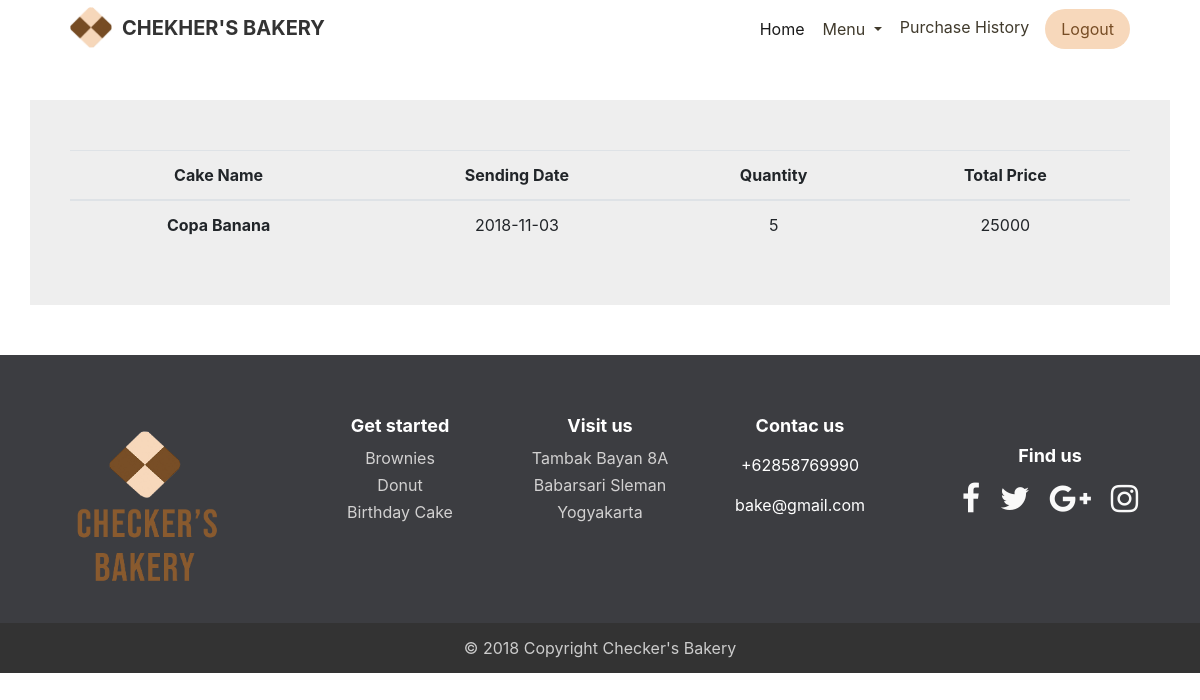
Page /riwayat.php (signed in) on the committed database.
### tables this page shows
CREATE TABLE `penjualan` (
  `tgl_kirim` date NOT NULL,
  `id` varchar(5) NOT NULL,
  `username` varchar(20) NOT NULL,
  `jumlah` int(11) NOT NULL,
  `total` int(11) NOT NULL,
  `bank` varchar(10) NOT NULL,
  `alamat` text NOT NULL,
  `nama` varchar(30) NOT NULL,
  `telpon` varchar(12) NOT NULL
);

CREATE TABLE `Menu` (
  `id` varchar(5) NOT NULL,
  `gambar` varchar(50) NOT NULL,
  `nama` varchar(30) NOT NULL,
  `descri` text NOT NULL,
  `harga` int(11) NOT NULL,
  `kategori` varchar(20) NOT NULL
);

### riwayat.php (the view, shortened to what this page needs)
<!DOCTYPE html>
<html>
<head>
    <link rel="stylesheet" href="assets/bootstrap/css/bootstrap.min.css">
    <link rel="stylesheet" href="assets/fonts/font-awesome.min.css">
    <link rel="stylesheet" href="assets/css/-Login-form-Page-BS4-.css">
    <link rel="stylesheet" href="assets/css/Bold-BS4-Footer-Big-Logo.css">
    <link rel="stylesheet" href="assets/css/Navigation-with-Button.css">
    <link rel="stylesheet" href="assets/css/Registration-Form-with-Photo.css">
    <link rel="stylesheet" href="assets/css/styles.css">
</head>
<body>
    <div>
        <nav class="navbar navbar-light navbar-expand-md fixed-top navigation-clean-button" style="height:58px;">
            <div class="container"><a class="navbar-brand" href="#"><img src="assets/img/logo.jpg" id="logo">CHEKHER'S BAKERY</a>
                <div
                    class="collapse navbar-collapse" id="navcol-1">
                    <ul class="nav navbar-nav ml-auto">
                        <li class="navbar-text actions"><a href="home1.php">Home</a></li>
                        <li class="dropdown"><a class="dropdown-toggle nav-link dropdown-toggle" data-toggle="dropdown" aria-expanded="false" href="#">Menu&nbsp;</a>
                        </li>
                        </ul><span class="navbar-text actions"> <a href="riwayat.php" class="login">Purchase History</a><a class="btn btn-light action-button" role="button" href="logout.php">Logout</a></span></div>
    </div>
    </nav>
    </div>
    <div>
        <div class="container" style="padding-top: 50px; margin-top: 100px; margin-bottom: 50px; background-color: #eee ">
            <table class="table table-hover">
  <thead>
    <tr>
     <th scope="col">Cake Name</th>
      <th scope="col">Sending Date</th>
      <th scope="col">Quantity</th>
      <th scope="col">Total Price</th>
    </tr>
  </thead>
  <tbody>
    <?php
include "konek.php";
$username =  $_SESSION['username'];
$query = "SELECT m.nama, j.tgl_kirim, j.jumlah, j.total FROM penjualan j INNER JOIN Menu m on j.id=m.id INNER JOIN pelanggan p on j.username=p.username WHERE j.username='$username'";
$sql = mysqli_query($koneksi, $query);
while($data = mysqli_fetch_array($sql)){
    ?>
    <tr>
      <th scope="row"><?php echo $data['nama']; ?></th>
      <td><?php echo $data['tgl_kirim']; ?></td>
      <td><?php echo $data['jumlah']; ?></td>
      <td><?php echo $data['total']; ?></td>
    </tr>
<?php } ?>
     </tbody>
</table>
        </div>
    </div>
    <footer id="myFooter">
        <div class="container-fluid">
            <div class="row text-center">
                <div class="col-12 col-sm-6 col-md-3">
                    <h1 class="logo" style="margin-top:30px;"><a href="#"><img src="assets/img/Untitled-3.jpg" id="logofooter">&nbsp;</a></h1>
                </div>
                <div class="col-12 col-sm-6 col-md-2">
                    <h5>Get started</h5>
                    <ul>
                        <li><a href="donut.php?kategori=Brownies">Brownies</a></li>
                        <li><a href="donut.php?kategori=Donut">Donut<br></a></li>
                        <li><a href="donut.php?kategori=Birthday">Birthday Cake</a></li>
                    </ul>
                </div>
                <div class="col-12 col-sm-6 col-md-2">
                    <h5>Visit us</h5>
                    <ul>
                        <li><a href="#">Tambak Bayan 8A Babarsari Sleman Yogyakarta</a></li>
                    </ul>
                </div>
                <div class="col-sm-6 col-md-2">
                    <h5>Contac us</h5>
                    <p>+62858769990</p>
                    <p>bake@gmail.com</p>
                </div>
                <div class="col-md-3 social-networks">
                    <h5>Find us</h5><a href="http://www.facebook.co.id" class="facebook"><i class="fa fa-facebook"></i></a><a href="http://www.twitter.com" class="twitter"><i class="fa fa-twitter"></i></a><a href="#" class="google"><i class="fa fa-google-plus"></i></a><a href="#" class="linkedin"><i class="fa fa-instagram"></i></a></div>
                </div>
                <div class="row footer-copyright">
                <div class="col">
                    <p>© 2018 Copyright Checker's Bakery</p>
                </div>
            </div>
        </div>
    </footer>
</body>
</html>

### assets/css/Bold-BS4-Footer-Big-Logo.css (style rules this page uses)
#myFooter { background-color:#3c3d41; color:white; padding-top:30px; }
#logofooter { max-width:200px; }
#myFooter .footer-copyright { background-color:#333333; padding-top:3px; padding-bottom:3px; text-align:center; }
#myFooter .row { margin-bottom:0; }
#myFooter .footer-copyright p { margin:10px; color:#ccc; }
#myFooter ul { list-style-type:none; padding-left:0; line-height:1.7; }
#myFooter h5 { font-size:18px; color:white; font-weight:bold; margin-top:30px; }
#myFooter a { color:#d2d1d1; text-decoration:none; }
#myFooter .social-networks { text-align:center; padding-top:30px; padding-bottom:16px; }
#myFooter .social-networks a { font-size:32px; color:#f9f9f9; padding:10px; transition:0.2s; }

### assets/css/Navigation-with-Button.css (style rules this page uses)
.navigation-clean-button { background:#fff; padding-top:.75rem; padding-bottom:.75rem; color:#333; border-radius:0; box-shadow:none; border:none; margin-bottom:0; }
@media (min-width:768px) { .navigation-clean-button { padding:0px; } }
.navigation-clean-button .navbar-brand { font-weight:bold; color:inherit; }
.navigation-clean-button .navbar-collapse, .navigation-clean-button .form-inline { border-top-color:#ddd; }
.navigation-clean-button.navbar .navbar-nav .nav-link { padding-left:18px; padding-right:18px; }
.navigation-clean-button.navbar-light .navbar-nav .nav-link { color:#403a2c; }
.navigation-clean-button .actions .login { margin-right:1rem; text-decoration:none; color:#403a2c; }
.navigation-clean-button .navbar-text .action-button, .navigation-clean-button .navbar-text .action-button:active, .navigation-clean-button .navbar-text .action-button:hover { background:#f7d8bb; border-radius:20px; font-size:inherit; color:#774d25; box-shadow:none; border:none; text-shadow:none; padding:.5rem 1rem; transition:background-color 0.25s; font-size:inherit; }
.container { text-align:center; padding:40px; }

### assets/css/styles.css (style rules this page uses)
body { margin:0; font-family:-apple-system,BlinkMacSystemFont,"Segoe UI",Roboto,"Helvetica Neue",Arial,sans-serif,"Apple Color Emoji","Segoe UI Emoji","Segoe UI Symbol"; }
#logo { max-width:42px; margin-right:10px; margin-top:-3px; display:inline-block; }

### rows in the picture
penjualan: id.nama "Copa Banana", tgl_kirim "2018-11-03", jumlah "5", total "25000"
